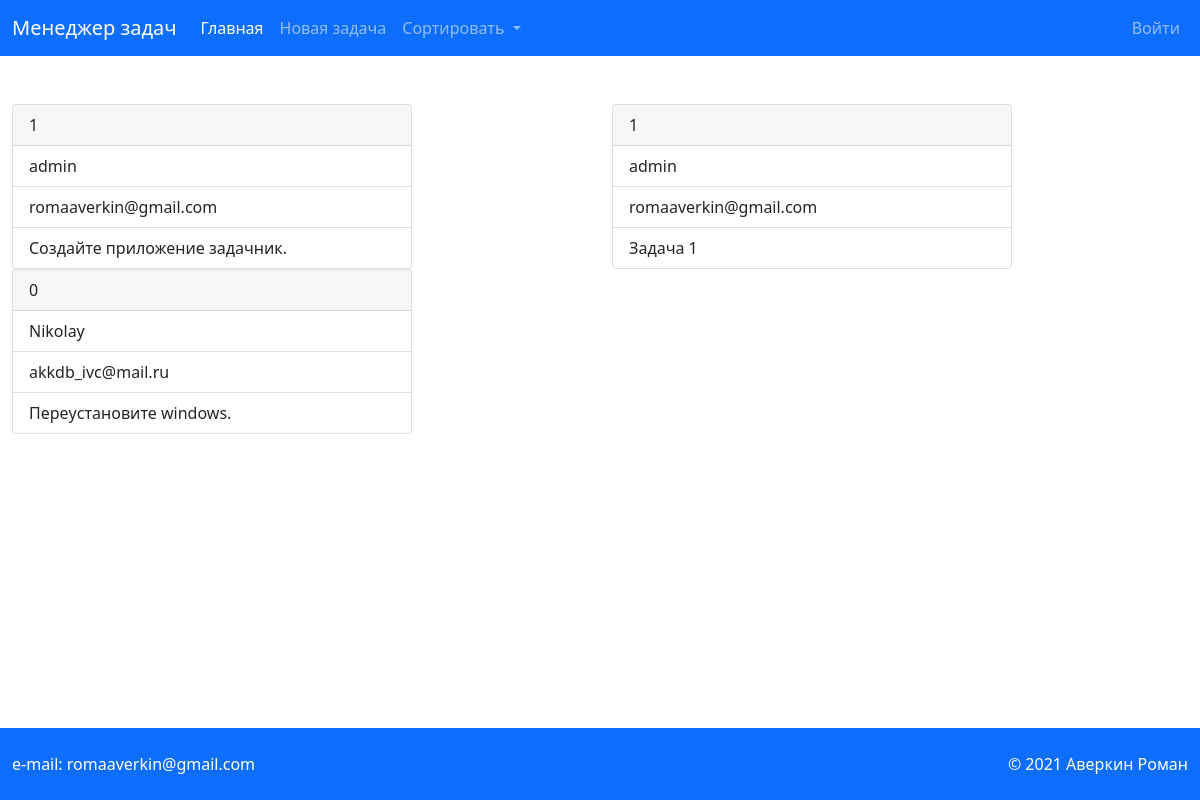
The page / on the database its author committed.
### tables this page shows
CREATE TABLE `tasks` (
  `id` int(11) NOT NULL,
  `user_id` int(10) UNSIGNED NOT NULL,
  `task` text NOT NULL,
  `performed` tinyint(1) NOT NULL DEFAULT 0
);

CREATE TABLE `users` (
  `id` int(10) UNSIGNED NOT NULL,
  `login` varchar(30) NOT NULL,
  `email` varchar(50) NOT NULL,
  `password` varchar(50) NOT NULL,
  `role_id` tinyint(3) UNSIGNED NOT NULL
);

### application/core/view.php (called while the page is built)
<?php
class View
{
    function generate($content_view, $template_view, $data = null)
    {
        include 'application/views/'.$template_view;
    }
}

### application/controllers/controller_main.php (called while the page is built)
<?php
class Controller_Main extends Controller
{
    function action_index()
    {
        $task_model = $this->require_model('task_model');
        $data['task_list'] = $task_model->get_task_list();
        $this->view->generate('main_view.php', 'template_view.php', $data['task_list']);
    }
}

### application/bootstrap.php (called while the page is built, shortened)
<?php
$route = new Route;
$route->start();

### index.php (called while the page is built, shortened)
<?php
require_once 'application/bootstrap.php';

### application/models/task_model.php (called while the page is built)
<?php
class Task_Model extends Model
{
    public function get_task_list()
    {
        $sorting_array = array("login", "email", "performed");
        $sorting_type_array = array("asc", "desc");
        $sorting = isset($_GET['sort']) ? htmlspecialchars($_GET['sort']) : 'login';
        $sorting_type = isset($_GET['sort_type']) ? htmlspecialchars($_GET['sort_type']) : 'asc';
        if (!array_search($sorting, $sorting_array)) $sorting = 'login';
        if (!array_search($sorting_type, $sorting_type_array)) $sorting_type = 'asc';
        $pdo = $this->db();
        $query = $pdo->prepare("SELECT users.login, users.email, tasks.task, tasks.performed
                                        FROM `tasks`
                                        JOIN `users`
                                        ON tasks.user_id = users.id
                                        ORDER BY $sorting $sorting_type
                                        LIMIT 3");
        $query->execute();
        $result = $query->fetchAll(PDO::FETCH_ASSOC);
        return $result;
    }
}

### application/views/main_view.php (the view)
<section class="mb-5 tasks">
    <div class="container-xxl">
        <div class="row">
            <?php foreach ($data as $task):?>
            <div class="col-sm">
                <div class="card" style="width: 25rem;">
                    <div class="card-header">
                        <?= $task['performed'] ?>
                    </div>
                    <ul class="list-group list-group-flush">
                        <li class="list-group-item"><?= $task['login'] ?></li>
                        <li class="list-group-item"><?= $task['email'] ?></li>
                        <li class="list-group-item"><?= $task['task'] ?></li>
                    </ul>
                </div>
            </div>
            <?php endforeach;?>
        </div>
    </div>
</section>

### application/core/route.php (shortened to what this page needs)
<?php
class Route
{
    public function start()
    {
        $action_name = 'index';
        $action_name = 'action_' . $action_name;
        $controller = new $controller_name;
        $action = $action_name;
        if(method_exists($controller, $action))
        {
            $controller->$action();
        }
    }
}

### application/views/template_view.php (shortened to what this page needs)
<!doctype html>
<html lang="ru">
<head>
    <link href="https://cdn.jsdelivr.net/npm/bootstrap@5.0.0-beta2/dist/css/bootstrap.min.css" rel="stylesheet"
>
    <link rel="stylesheet" href="css/style.css">
</head>
<body>
<header>
    <nav class="navbar navbar-expand-lg navbar-dark bg-primary mb-5">
        <div class="container-xxl">
            <a class="navbar-brand" href="/">Менеджер задач</a>
            <div class="collapse navbar-collapse" id="navbarText">
                <ul class="navbar-nav me-auto mb-2 mb-lg-0">
                    <li class="nav-item">
                        <a class="nav-link active" aria-current="page" href="/">Главная</a>
                    </li>
                    <li class="nav-item">
                        <a class="nav-link" href="#">Новая задача</a>
                    </li>
                    <li class="nav-item dropdown">
                        <a class="nav-link dropdown-toggle" href="#" id="navbarDropdown" role="button"
                           data-bs-toggle="dropdown" aria-expanded="false">
                            Сортировать
                        </a>
                    </li>
                </ul>
                <ul class="navbar-nav mb-2 mb-lg-0">
                    <li class="nav-item">
                        <a class="nav-link" href="#">Войти</a>
                    </li>
                </ul>
            </div>
        </div>
    </nav>
</header>
<?php include 'application/views/' . $content_view; ?>
<footer class="bg-primary text-white pt-4 pb-4 footer fixed-bottom">
    <div class="container-xxl">
        <div class="row">
            <div class="col">
                e-mail: romaaverkin@gmail.com
            </div>
            <div class="col float-right text-end">
                © 2021 Аверкин Роман
            </div>
        </div>
    </div>
</footer>
</body>
</html>

### css/style.css (style rules this page uses)
.tasks { padding-bottom: 64px; }

### rows shown on the page
tasks: performed "1", user.login "admin", user.email "romaaverkin@gmail.com", task "Создайте приложение задачник."
tasks: performed "1", user.login "admin", user.email "romaaverkin@gmail.com", task "Задача 1"
tasks: performed "0", user.login "Nikolay", user.email "akkdb_ivc@mail.ru", task "Переустановите windows."
